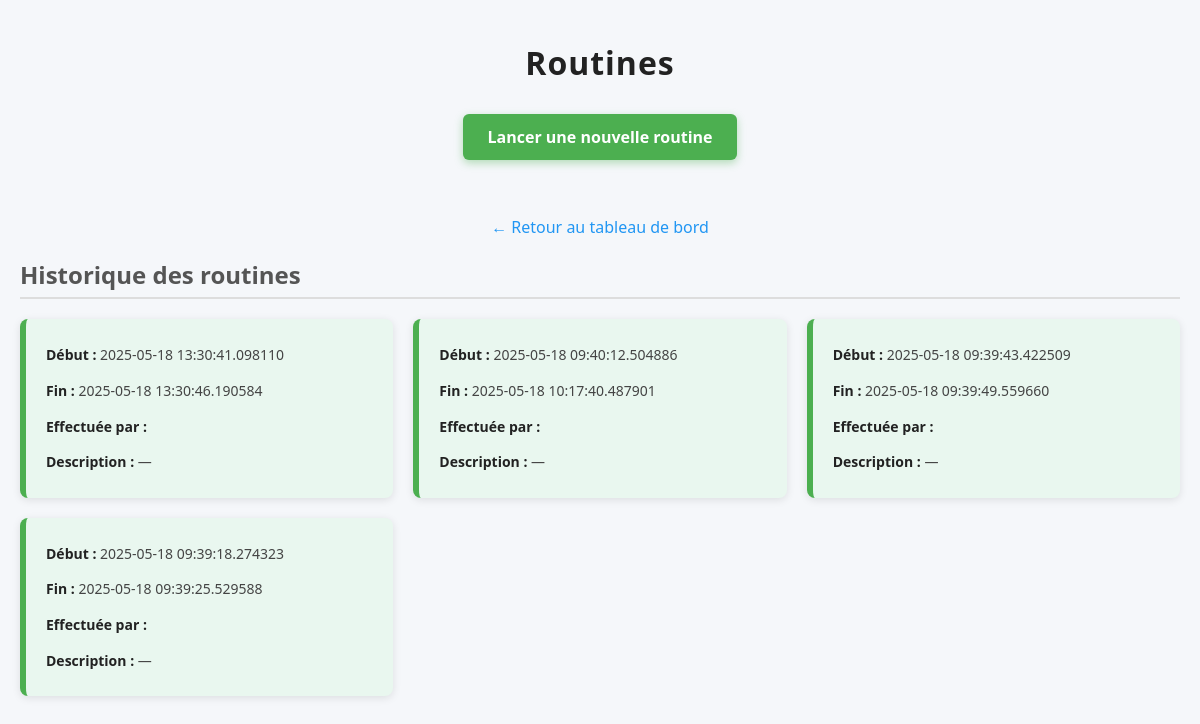
Page /routine (signed in) on the committed database.
### app/models.py (models this page shows, shortened)
class Routine(db.Model):
    __tablename__ = 'routine'
    id = db.Column(db.Integer, primary_key=True)
    start_time = db.Column(db.DateTime, nullable=False, default=datetime.utcnow)
    end_time = db.Column(db.DateTime, nullable=True)
    remarks = db.Column(db.Text, default="")
    has_issue = db.Column(db.Boolean, default=False)
    issue_resolved = db.Column(db.Boolean, default=False)
    reported_by_id = db.Column(db.Integer, db.ForeignKey('user.id'), nullable=True)
    created_by_id = db.Column(db.Integer, db.ForeignKey('user.id'), nullable=False)
    user_id = db.Column(db.Integer, db.ForeignKey('user.id'), nullable=True)
    rapports = db.relationship('Rapport', back_populates='routine', cascade='all, delete-orphan')

### app/routine_routes.py (the view)
@routine_bp.route("/routine")
@login_required
def routine_page():
    print(f"DEBUG current_user.role: '{current_user.role}'")
    if not user_can_access():
        flash("Accès refusé.")
        print("DEBUG Accès refusé, redirection vers profile")
        return redirect(url_for("main.profile"))
    print("DEBUG Accès autorisé, affichage de routine")
    try:
        routines = Routine.query.order_by(Routine.start_time.desc()).all()
        last_routine = Routine.query.order_by(Routine.start_time.desc()).first()
        now = datetime.utcnow()
        can_add = True
        if last_routine and last_routine.start_time + timedelta(minutes=90) > now:
            can_add = False
        return render_template("routine.html", routines=routines, can_add=can_add)
    except Exception as e:
        print("❌ Erreur dans routine_page :", e)
        return "Erreur interne", 500

### app/models.py (called while the page is built)
@login_manager.user_loader
def load_user(user_id):
    return User.query.get(int(user_id))

### app/routine_routes.py (called while the page is built)
def user_can_access():
    return current_user.is_authenticated and current_user.role in ("admin", "modérateur+")

### app/templates/routine.html (shortened to what this page needs)
<!doctype html>
<html lang="fr">
<head>
</head>
<body>
    <h1>Routines</h1>
    {% if can_add %}
        <p style="text-align:center;"><a href="#" id="startRoutineBtn">Lancer une nouvelle routine</a></p>
    {% else %}
        <p class="info-message">Vous devez attendre 1h 30 avant d’ajouter une nouvelle routine.</p>
    {% endif %}
        <p style="text-align:center;"><a href="{{ url_for('main.dashboard') }}">← Retour au tableau de bord</a></p>
    <h2>Historique des routines</h2>
    <div id="routinesList">
        {% for routine in routines %}
            <div class="routine-box {% if routine.end_time %}finished{% else %}unfinished{% endif %}" data-id="{{ routine.id }}">
                <p><strong>Début :</strong> {{ routine.start_time }}</p>
                <p><strong>Fin :</strong> {{ routine.end_time or 'En cours' }}</p>
                <p><strong>Effectuée par :</strong> {{ routine.user.username }}</p>
                <p><strong>Description :</strong> {{ routine.description or '—' }}</p>
            </div>
        {% else %}
            <p>Aucune routine disponible.</p>
        {% endfor %}
    </div>
</body>
</html>

### app/templates/routine.html (style rules this page uses)
body { font-family: 'Segoe UI', Tahoma, Geneva, Verdana, sans-serif; background: #f5f7fa; margin: 0; padding: 20px; color: #333; }
h1 { text-align: center; margin-bottom: 30px; color: #222; letter-spacing: 1px; }
a#startRoutineBtn { display: inline-block; background-color: #4caf50; color: white; padding: 12px 25px; border-radius: 6px; text-decoration: none; font-weight: 600; box-shadow: 0 3px 8px rgba(76, 175, 80, 0.4); transition: background-color 0.3s ease; margin-bottom: 40px; }
h2 { margin-bottom: 20px; border-bottom: 2px solid #ddd; padding-bottom: 6px; color: #555; }
#routinesList { display: grid; grid-template-columns: repeat(auto-fit, minmax(280px, 1fr)); gap: 20px; }
.routine-box { background: white; border-radius: 8px; box-shadow: 0 2px 8px rgba(0,0,0,0.1); padding: 18px 20px; position: relative; display: flex; flex-direction: column; justify-content: space-between; }
.routine-box.finished { border-left: 6px solid #4caf50; background-color: #e9f7ef; }
.routine-box p { margin: 8px 0; font-size: 14px; line-height: 1.4; color: #444; }
.routine-box strong { color: #222; }
p > a { color: #2196f3; text-decoration: none; font-weight: 500; transition: color 0.25s ease; }

### rows in the picture
Routine: start_time "2025-05-18 13:30:41.098110", end_time "2025-05-18 13:30:46.190584", description "—"
Routine: start_time "2025-05-18 09:40:12.504886", end_time "2025-05-18 10:17:40.487901", description "—"
Routine: start_time "2025-05-18 09:39:43.422509", end_time "2025-05-18 09:39:49.559660", description "—"
Routine: start_time "2025-05-18 09:39:18.274323", end_time "2025-05-18 09:39:25.529588", description "—"
